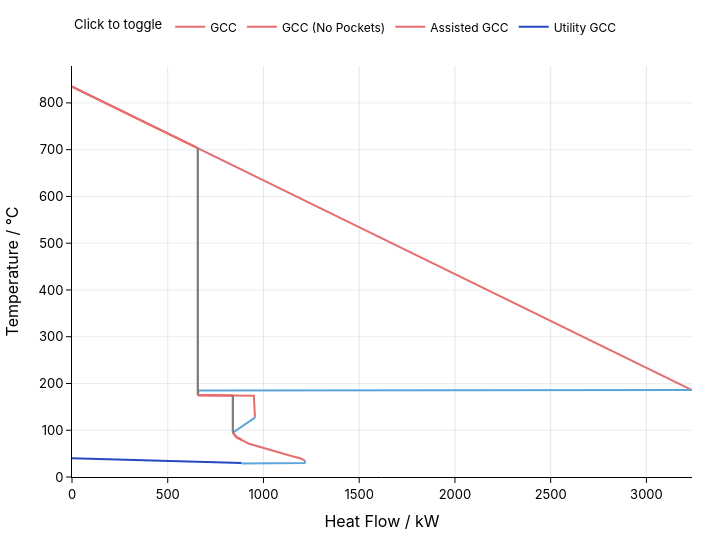

Write notebook code for a chart like this one.
### Code cell
gcc = problem.plot.grand_composite_curve(show=True)

### Figure 1 — Plotly figure (JSON) as saved in the notebook; plotly's stock layout.template omitted (floating-point values rounded to 4 significant figures)
{"data": [{"hovertemplate": "GCC<br>Heat Flow / kW: %{x}<br>Temperature / °C: %{y}<extra></extra>", "legendgroup": "GCC", "line": {"color": "#e66e6e", "width": 2}, "mode": "lines", "name": "GCC", "showlegend": true, "type": "scatter", "x": [0, 657.1, 3238.0], "y": [835, 703.3, 186]}, {"hovertemplate": "GCC<br>Heat Flow / kW: %{x}<br>Temperature / °C: %{y}<extra></extra>", "legendgroup": "GCC", "line": {"color": "#5ca5d9", "width": 2}, "mode": "lines", "name": "GCC", "showlegend": false, "type": "scatter", "x": [3238.0, 662.0, 657.1], "y": [186, 185, 175]}, {"hovertemplate": "GCC<br>Heat Flow / kW: %{x}<br>Temperature / °C: %{y}<extra></extra>", "legendgroup": "GCC", "line": {"color": "#e66e6e", "width": 2}, "mode": "lines", "name": "GCC", "showlegend": false, "type": "scatter", "x": [657.1, 840.1, 949.9, 953.4, 955.6], "y": [175, 174.4, 174, 145.2, 127]}, {"hovertemplate": "GCC<br>Heat Flow / kW: %{x}<br>Temperature / °C: %{y}<extra></extra>", "legendgroup": "GCC", "line": {"color": "#5ca5d9", "width": 2}, "mode": "lines", "name": "GCC", "showlegend": false, "type": "scatter", "x": [955.6, 840.1], "y": [127, 95]}, {"hovertemplate": "GCC<br>Heat Flow / kW: %{x}<br>Temperature / °C: %{y}<extra></extra>", "legendgroup": "GCC", "line": {"color": "#e66e6e", "width": 2}, "mode": "lines", "name": "GCC", "showlegend": false, "type": "scatter", "x": [840.1, 858.9, 885.4, 908.2, 921.5, 925.2, 1146.0, 1192.0, 1217.0, 1218.0], "y": [95, 85, 79.62, 75, 72, 71, 45, 40, 35.1, 35]}, {"hovertemplate": "GCC<br>Heat Flow / kW: %{x}<br>Temperature / °C: %{y}<extra></extra>", "legendgroup": "GCC", "line": {"color": "#5ca5d9", "width": 2}, "mode": "lines", "name": "GCC", "showlegend": false, "type": "scatter", "x": [1218.0, 1215.0, 885.4], "y": [35, 30, 29]}, {"hovertemplate": "GCC (No Pockets)<br>Heat Flow / kW: %{x}<br>Temperature / °C: %{y}<extra></extra>", "legendgroup": "GCC (No Pockets)", "line": {"color": "#e66e6e", "width": 2}, "mode": "lines", "name": "GCC (No Pockets)", "showlegend": true, "type": "scatter", "x": [0, 657.1], "y": [835, 703.3]}, {"hovertemplate": "GCC (No Pockets)<br>Heat Flow / kW: %{x}<br>Temperature / °C: %{y}<extra></extra>", "legendgroup": "GCC (No Pockets)", "line": {"color": "#7f7f7f", "width": 2}, "mode": "lines", "name": "GCC (No Pockets)", "showlegend": false, "type": "scatter", "x": [657.1, 657.1], "y": [703.3, 175]}, {"hovertemplate": "GCC (No Pockets)<br>Heat Flow / kW: %{x}<br>Temperature / °C: %{y}<extra></extra>", "legendgroup": "GCC (No Pockets)", "line": {"color": "#e66e6e", "width": 2}, "mode": "lines", "name": "GCC (No Pockets)", "showlegend": false, "type": "scatter", "x": [657.1, 840.1], "y": [175, 174.4]}, {"hovertemplate": "GCC (No Pockets)<br>Heat Flow / kW: %{x}<br>Temperature / °C: %{y}<extra></extra>", "legendgroup": "GCC (No Pockets)", "line": {"color": "#7f7f7f", "width": 2}, "mode": "lines", "name": "GCC (No Pockets)", "showlegend": false, "type": "scatter", "x": [840.1, 840.1], "y": [174.4, 95]}, {"hovertemplate": "GCC (No Pockets)<br>Heat Flow / kW: %{x}<br>Temperature / °C: %{y}<extra></extra>", "legendgroup": "GCC (No Pockets)", "line": {"color": "#e66e6e", "width": 2}, "mode": "lines", "name": "GCC (No Pockets)", "showlegend": false, "type": "scatter", "x": [840.1, 858.9, 885.4], "y": [95, 85, 79.62]}, {"hovertemplate": "Assisted GCC<br>Heat Flow / kW: %{x}<br>Temperature / °C: %{y}<extra></extra>", "legendgroup": "Assisted GCC", "line": {"color": "#e66e6e", "width": 2}, "mode": "lines", "name": "Assisted GCC", "showlegend": true, "type": "scatter", "x": [0, 657.1], "y": [835, 703.3]}, {"hovertemplate": "Assisted GCC<br>Heat Flow / kW: %{x}<br>Temperature / °C: %{y}<extra></extra>", "legendgroup": "Assisted GCC", "line": {"color": "#7f7f7f", "width": 2}, "mode": "lines", "name": "Assisted GCC", "showlegend": false, "type": "scatter", "x": [657.1, 657.1], "y": [703.3, 175]}, {"hovertemplate": "Assisted GCC<br>Heat Flow / kW: %{x}<br>Temperature / °C: %{y}<extra></extra>", "legendgroup": "Assisted GCC", "line": {"color": "#e66e6e", "width": 2}, "mode": "lines", "name": "Assisted GCC", "showlegend": false, "type": "scatter", "x": [657.1, 840.1], "y": [175, 174.4]}, {"hovertemplate": "Assisted GCC<br>Heat Flow / kW: %{x}<br>Temperature / °C: %{y}<extra></extra>", "legendgroup": "Assisted GCC", "line": {"color": "#7f7f7f", "width": 2}, "mode": "lines", "name": "Assisted GCC", "showlegend": false, "type": "scatter", "x": [840.1, 840.1], "y": [174.4, 95]}, {"hovertemplate": "Assisted GCC<br>Heat Flow / kW: %{x}<br>Temperature / °C: %{y}<extra></extra>", "legendgroup": "Assisted GCC", "line": {"color": "#e66e6e", "width": 2}, "mode": "lines", "name": "Assisted GCC", "showlegend": false, "type": "scatter", "x": [840.1, 858.9, 885.4], "y": [95, 85, 79.62]}, {"hovertemplate": "Utility GCC<br>Heat Flow / kW: %{x}<br>Temperature / °C: %{y}<extra></extra>", "legendgroup": "Utility GCC", "line": {"color": "#244abd", "width": 2}, "mode": "lines", "name": "Utility GCC", "showlegend": true, "type": "scatter", "x": [0, 885.4], "y": [40, 30]}], "layout": {"autosize": false, "font": {"color": "#000000", "family": "IBM Plex Sans, Inter, system-ui, sans-serif", "size": 13}, "height": 540, "hoverlabel": {"bgcolor": "#ffffff", "font": {"color": "#000000"}}, "hovermode": "closest", "legend": {"font": {"color": "#000000", "size": 12}, "orientation": "h", "title": {"font": {"color": "#000000", "size": 13}, "text": "Click to toggle"}, "y": 1.06, "yanchor": "bottom"}, "margin": {"b": 48, "l": 50, "r": 28, "t": 64}, "paper_bgcolor": "#ffffff", "plot_bgcolor": "#ffffff", "width": 720, "xaxis": {"gridcolor": "rgba(148, 163, 184, 0.25)", "linecolor": "#000000", "rangemode": "tozero", "showgrid": true, "showline": true, "tickcolor": "#000000", "tickfont": {"color": "#000000"}, "ticks": "outside", "title": {"font": {"color": "#000000"}, "text": "Heat Flow / kW"}, "zeroline": true, "zerolinecolor": "rgba(15, 23, 42, 0.8)", "zerolinewidth": 1.25}, "yaxis": {"gridcolor": "rgba(148, 163, 184, 0.2)", "linecolor": "#000000", "rangemode": "tozero", "showgrid": true, "showline": true, "tickcolor": "#000000", "tickfont": {"color": "#000000"}, "ticks": "outside", "title": {"font": {"color": "#000000"}, "text": "Temperature / °C"}, "zeroline": true, "zerolinecolor": "rgba(15, 23, 42, 0.8)", "zerolinewidth": 1.25}}}
